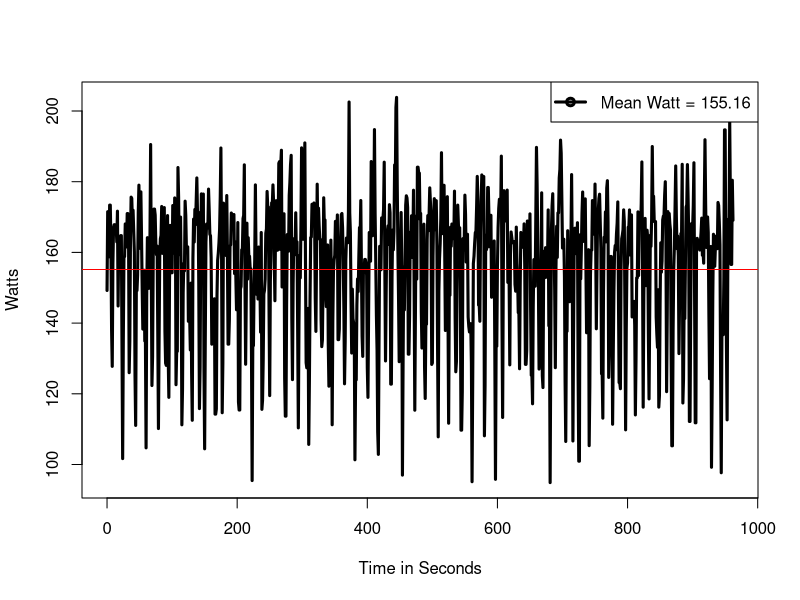

Recreate this plot in R.
# Set the working directory
setwd("/Users/mac/Desktop/Programming/COMP9596//DroneData")

# Read the data
data <- read.csv(file="Aug16th.csv", header=TRUE, sep=",")

# Convert date column to Date object
data$Date <- as.POSIXct(data$Date)

# Extract the data from column name to plot
data.toPlot <- data[data$Battery > 18 & data$Battery < 85,]

# Calculate the difference of each time point to the first (in seconds)
data.toPlot$TimeDiff <- data.toPlot$Date - data.toPlot$Date[1]

# Since TimeDiff is a time/date object, convert it to a numeric and store this as an extra column in data frame
data.toPlot$TimeDiffValue <- as.numeric(data.toPlot$TimeDiff)

# Multiple current and voltage to get Power
data.toPlot$Power <- as.double(-(data.toPlot$Current/1000) * data.toPlot$Voltage/1000)

ppi <- 200
png(file=paste("highSpeedMean", ".png", sep=""), height=7*ppi, width=9*ppi, res=ppi)

plot(x=data.toPlot$TimeDiffValue, y=data.toPlot$Power, type="l", xlab="Time in Seconds", ylab="Watts", lty=1, col="Black", lwd=3)
abline(a = mean(data.toPlot$Power), b= 0, col="red")
legend("topright", legend=c("Mean Watt = 155.16"), pch=1, lty=1, lwd=3)

#lm(data.toPlot$Power ~ data.toPlot$TimeDiffValue)
dev.off()